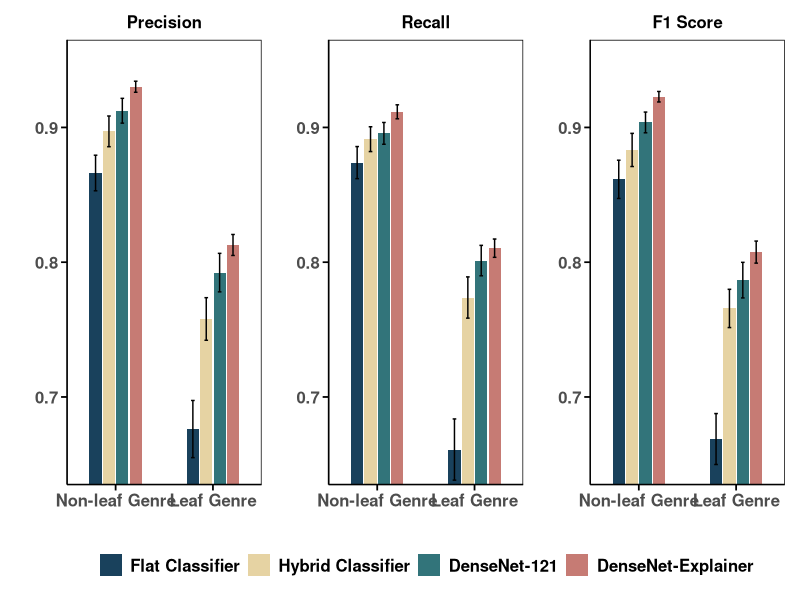

Recreate this plot in R.
# Load necessary libraries
library(ggplot2)
library(patchwork)
library(gridExtra)

# Updated data frame based on the LaTeX-style table
data <- data.frame(
  Method = rep(c("Flat Classifier", "Hybrid Classifier", "DenseNet-121", "DenseNet-Explainer"), each = 2),
  Classes = rep(c("Non-leaf Genre", "Leaf Genre"), times = 4),
  Precision = c(0.8662, 0.6762, 0.8971, 0.7579, 0.9124, 0.7923, 0.9302, 0.8128),
  Recall = c(0.8739, 0.6610, 0.8913, 0.7738, 0.8956, 0.8012, 0.9116, 0.8104),
  F1 = c(0.8615, 0.6688, 0.8833, 0.7657, 0.9037, 0.7867, 0.9228, 0.8075),
  Precision_std = c(0.0132, 0.0212, 0.0114, 0.0158, 0.0092, 0.0143, 0.0041, 0.0078),
  Recall_std = c(0.0119, 0.0227, 0.0092, 0.0153, 0.0081, 0.0113, 0.0052, 0.0068),
  F1_std = c(0.0142, 0.0189, 0.0123, 0.0142, 0.0077, 0.0132, 0.0039, 0.0082)
)

# Set factor levels to control order
data$Method <- factor(data$Method, levels = c("Flat Classifier", "Hybrid Classifier", "DenseNet-121", "DenseNet-Explainer"))
data$Classes <- factor(data$Classes, levels = c("Non-leaf Genre", "Leaf Genre"))

# Precision Plot
plot_precision <- ggplot(data, aes(x = Classes, y = Precision, fill = Method)) +
  geom_bar(stat = "identity", position = position_dodge(width = 0.55), width = 0.50) +
  geom_errorbar(aes(ymin = Precision - Precision_std, ymax = Precision + Precision_std),
                position = position_dodge(width = 0.55), width = 0.15, linewidth = 0.5) +
  coord_cartesian(ylim = c(0.65, 0.95)) +
  labs(title = "Precision", y = "", x = "") +
  theme_minimal() +
  theme(
    panel.spacing = unit(2, "lines"),
    axis.ticks = element_line(color = "black", size = 0.6),
    axis.ticks.length = unit(0.15, "cm"),
    axis.text.x = element_text(size = 12, face = "bold"),
    axis.text.y = element_text(size = 12, face = "bold"),
    plot.title = element_text(hjust = 0.5, size = 12, face = "bold"),
    panel.grid = element_blank(),
    axis.line = element_line(colour = "black"),
    panel.border = element_rect(colour = "black", fill = NA, linewidth = 0.5),
    legend.position = "none"
  ) +
  scale_fill_manual(values = c("#19415c", "#e6d3a3", "#32747a", "#c67b74")) +
  scale_x_discrete(expand = c(0.25, 0.25))

# Recall Plot
plot_recall <- ggplot(data, aes(x = Classes, y = Recall, fill = Method)) +
  geom_bar(stat = "identity", position = position_dodge(width = 0.55), width = 0.50) +
  geom_errorbar(aes(ymin = Recall - Recall_std, ymax = Recall + Recall_std),
                position = position_dodge(width = 0.55), width = 0.15, linewidth = 0.5) +
  coord_cartesian(ylim = c(0.65, 0.95)) +
  labs(title = "Recall", y = "", x = "", fill = NULL) +
  theme_minimal() +
  theme(
    panel.spacing = unit(2, "lines"),
    axis.ticks = element_line(color = "black", size = 0.6),
    axis.ticks.length = unit(0.15, "cm"),
    axis.text.x = element_text(size = 12, face = "bold"),
    axis.text.y = element_text(size = 12, face = "bold"),
    plot.title = element_text(hjust = 0.5, size = 12, face = "bold"),
    legend.text = element_text(size = 12, face = "bold"),
    # legend.title = element_text(size = 10),
    panel.grid = element_blank(),
    axis.line = element_line(colour = "black"),
    panel.border = element_rect(colour = "black", fill = NA, linewidth = 0.5),
    legend.position = "bottom",
    legend.direction = "horizontal",
    legend.box = "horizontal",
    legend.justification = "center"
  ) +
  scale_fill_manual(values = c("#19415c", "#e6d3a3", "#32747a", "#c67b74")) +
  scale_x_discrete(expand = c(0.25, 0.25))

# F1 Score Plot
plot_f1 <- ggplot(data, aes(x = Classes, y = F1, fill = Method)) +
  geom_bar(stat = "identity", position = position_dodge(width = 0.55), width = 0.50) +
  geom_errorbar(aes(ymin = F1 - F1_std, ymax = F1 + F1_std),
                position = position_dodge(width = 0.55), width = 0.15, linewidth = 0.5) +
  coord_cartesian(ylim = c(0.65, 0.95)) +
  labs(title = "F1 Score", y = "", x = "") +
  theme_minimal() +
  theme(
    panel.spacing = unit(2, "lines"),
    axis.ticks = element_line(color = "black", size = 0.6),
    axis.ticks.length = unit(0.15, "cm"),
    axis.text.x = element_text(size = 12, face = "bold"),
    axis.text.y = element_text(size = 12, face = "bold"),
    plot.title = element_text(hjust = 0.5, size = 12, face = "bold"),
    panel.grid = element_blank(),
    axis.line = element_line(colour = "black"),
    panel.border = element_rect(colour = "black", fill = NA, linewidth = 0.5),
    legend.position = "none"
  ) +
  scale_fill_manual(values = c("#19415c", "#e6d3a3", "#32747a", "#c67b74")) +
  scale_x_discrete(expand = c(0.25, 0.25))

# Combine the plots horizontally using patchwork
combined_plot <- plot_precision + plot_recall + plot_f1 + plot_layout(ncol = 3)

# Save the combined plot as PDF
ggsave("FMA.pdf", plot = combined_plot, width = 10, height = 4)
